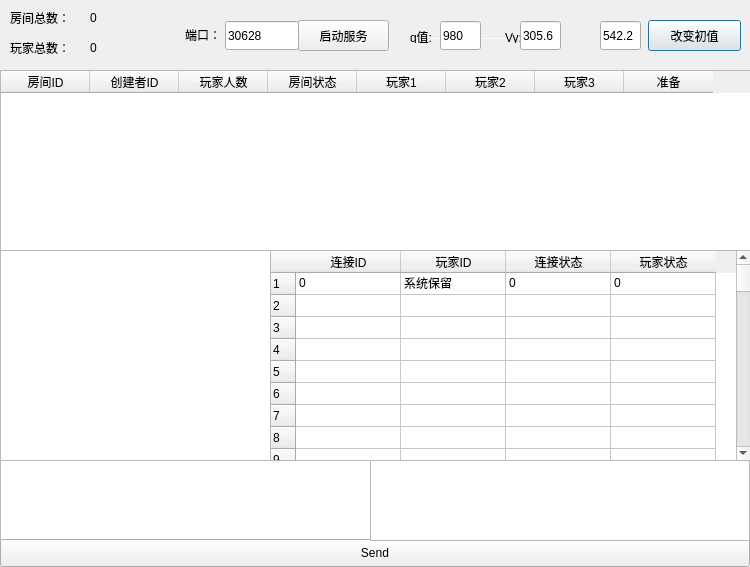
<?xml version="1.0" encoding="UTF-8"?>
<ui version="4.0">
 <class>Server</class>
 <widget class="QDialog" name="Server">
  <property name="geometry">
   <rect>
    <x>0</x>
    <y>0</y>
    <width>750</width>
    <height>567</height>
   </rect>
  </property>
  <property name="windowTitle">
   <string>Server</string>
  </property>
  <widget class="QTextBrowser" name="txtLog">
   <property name="geometry">
    <rect>
     <x>0</x>
     <y>250</y>
     <width>271</width>
     <height>211</height>
    </rect>
   </property>
  </widget>
  <widget class="QTableWidget" name="tableRoom">
   <property name="geometry">
    <rect>
     <x>0</x>
     <y>70</y>
     <width>751</width>
     <height>181</height>
    </rect>
   </property>
   <property name="editTriggers">
    <set>QAbstractItemView::NoEditTriggers</set>
   </property>
   <property name="rowCount">
    <number>0</number>
   </property>
   <property name="columnCount">
    <number>8</number>
   </property>
   <attribute name="horizontalHeaderMinimumSectionSize">
    <number>29</number>
   </attribute>
   <attribute name="horizontalHeaderDefaultSectionSize">
    <number>89</number>
   </attribute>
   <attribute name="verticalHeaderMinimumSectionSize">
    <number>20</number>
   </attribute>
   <attribute name="verticalHeaderDefaultSectionSize">
    <number>28</number>
   </attribute>
   <column>
    <property name="text">
     <string>房间ID</string>
    </property>
   </column>
   <column>
    <property name="text">
     <string>创建者ID</string>
    </property>
   </column>
   <column>
    <property name="text">
     <string>玩家人数</string>
    </property>
   </column>
   <column>
    <property name="text">
     <string>房间状态</string>
    </property>
   </column>
   <column>
    <property name="text">
     <string>玩家1</string>
    </property>
   </column>
   <column>
    <property name="text">
     <string>玩家2</string>
    </property>
   </column>
   <column>
    <property name="text">
     <string>玩家3</string>
    </property>
   </column>
   <column>
    <property name="text">
     <string>准备</string>
    </property>
   </column>
  </widget>
  <widget class="QLabel" name="label">
   <property name="geometry">
    <rect>
     <x>10</x>
     <y>10</y>
     <width>72</width>
     <height>15</height>
    </rect>
   </property>
   <property name="text">
    <string>房间总数：</string>
   </property>
  </widget>
  <widget class="QLabel" name="label_2">
   <property name="geometry">
    <rect>
     <x>10</x>
     <y>40</y>
     <width>72</width>
     <height>15</height>
    </rect>
   </property>
   <property name="text">
    <string>玩家总数：</string>
   </property>
  </widget>
  <widget class="QLabel" name="label_3">
   <property name="geometry">
    <rect>
     <x>90</x>
     <y>10</y>
     <width>72</width>
     <height>15</height>
    </rect>
   </property>
   <property name="text">
    <string>0</string>
   </property>
  </widget>
  <widget class="QLabel" name="label_4">
   <property name="geometry">
    <rect>
     <x>90</x>
     <y>40</y>
     <width>72</width>
     <height>15</height>
    </rect>
   </property>
   <property name="text">
    <string>0</string>
   </property>
  </widget>
  <widget class="QLineEdit" name="lineEdit">
   <property name="geometry">
    <rect>
     <x>440</x>
     <y>21</y>
     <width>41</width>
     <height>29</height>
    </rect>
   </property>
   <property name="text">
    <string>980</string>
   </property>
  </widget>
  <widget class="QPushButton" name="btnChangA">
   <property name="geometry">
    <rect>
     <x>648</x>
     <y>20</y>
     <width>93</width>
     <height>31</height>
    </rect>
   </property>
   <property name="text">
    <string>改变初值</string>
   </property>
  </widget>
  <widget class="QLabel" name="label_5">
   <property name="geometry">
    <rect>
     <x>410</x>
     <y>28</y>
     <width>241</width>
     <height>15</height>
    </rect>
   </property>
   <property name="text">
    <string>&lt;html&gt;&lt;head/&gt;&lt;body&gt;&lt;p&gt;g值:&lt;span style=&quot; color:#ffffff;&quot;&gt;-------&lt;/span&gt;Vx:&lt;span style=&quot; color:#ffffff;&quot;&gt;-------&lt;/span&gt;Vy:&lt;/p&gt;&lt;/body&gt;&lt;/html&gt;</string>
   </property>
  </widget>
  <widget class="QPushButton" name="btnListen">
   <property name="geometry">
    <rect>
     <x>298</x>
     <y>20</y>
     <width>91</width>
     <height>31</height>
    </rect>
   </property>
   <property name="text">
    <string>启动服务</string>
   </property>
  </widget>
  <widget class="QLineEdit" name="txtPort">
   <property name="geometry">
    <rect>
     <x>225</x>
     <y>21</y>
     <width>74</width>
     <height>29</height>
    </rect>
   </property>
   <property name="text">
    <string>30628</string>
   </property>
  </widget>
  <widget class="QPlainTextEdit" name="txtToSend">
   <property name="geometry">
    <rect>
     <x>0</x>
     <y>460</y>
     <width>371</width>
     <height>81</height>
    </rect>
   </property>
  </widget>
  <widget class="QPushButton" name="btnSend">
   <property name="geometry">
    <rect>
     <x>0</x>
     <y>539</y>
     <width>750</width>
     <height>28</height>
    </rect>
   </property>
   <property name="text">
    <string>Send</string>
   </property>
  </widget>
  <widget class="QTextBrowser" name="txtGet">
   <property name="geometry">
    <rect>
     <x>370</x>
     <y>460</y>
     <width>380</width>
     <height>81</height>
    </rect>
   </property>
  </widget>
  <widget class="QTableWidget" name="tablePlayer">
   <property name="geometry">
    <rect>
     <x>270</x>
     <y>250</y>
     <width>481</width>
     <height>211</height>
    </rect>
   </property>
   <property name="editTriggers">
    <set>QAbstractItemView::NoEditTriggers</set>
   </property>
   <property name="rowCount">
    <number>100</number>
   </property>
   <property name="columnCount">
    <number>4</number>
   </property>
   <attribute name="horizontalHeaderDefaultSectionSize">
    <number>105</number>
   </attribute>
   <attribute name="verticalHeaderMinimumSectionSize">
    <number>22</number>
   </attribute>
   <attribute name="verticalHeaderDefaultSectionSize">
    <number>22</number>
   </attribute>
   <row>
    <property name="text">
     <string>1</string>
    </property>
   </row>
   <row/>
   <row/>
   <row/>
   <row/>
   <row/>
   <row/>
   <row/>
   <row/>
   <row/>
   <row/>
   <row/>
   <row/>
   <row/>
   <row/>
   <row/>
   <row/>
   <row/>
   <row/>
   <row/>
   <row/>
   <row/>
   <row/>
   <row/>
   <row/>
   <row/>
   <row/>
   <row/>
   <row/>
   <row/>
   <row/>
   <row/>
   <row/>
   <row/>
   <row/>
   <row/>
   <row/>
   <row/>
   <row/>
   <row/>
   <row/>
   <row/>
   <row/>
   <row/>
   <row/>
   <row/>
   <row/>
   <row/>
   <row/>
   <row/>
   <row/>
   <row/>
   <row/>
   <row/>
   <row/>
   <row/>
   <row/>
   <row/>
   <row/>
   <row/>
   <row/>
   <row/>
   <row/>
   <row/>
   <row/>
   <row/>
   <row/>
   <row/>
   <row/>
   <row/>
   <row/>
   <row/>
   <row/>
   <row/>
   <row/>
   <row/>
   <row/>
   <row/>
   <row/>
   <row/>
   <row/>
   <row/>
   <row/>
   <row/>
   <row/>
   <row/>
   <row/>
   <row/>
   <row/>
   <row/>
   <row/>
   <row/>
   <row/>
   <row/>
   <row/>
   <row/>
   <row/>
   <row/>
   <row/>
   <row/>
   <column>
    <property name="text">
     <string>连接ID</string>
    </property>
   </column>
   <column>
    <property name="text">
     <string>玩家ID</string>
    </property>
   </column>
   <column>
    <property name="text">
     <string>连接状态</string>
    </property>
   </column>
   <column>
    <property name="text">
     <string>玩家状态</string>
    </property>
   </column>
   <item row="0" column="0">
    <property name="text">
     <string>0</string>
    </property>
   </item>
   <item row="0" column="1">
    <property name="text">
     <string>系统保留</string>
    </property>
   </item>
   <item row="0" column="2">
    <property name="text">
     <string>0</string>
    </property>
   </item>
   <item row="0" column="3">
    <property name="text">
     <string>0</string>
    </property>
   </item>
  </widget>
  <widget class="QLineEdit" name="lineEdit_2">
   <property name="geometry">
    <rect>
     <x>520</x>
     <y>21</y>
     <width>41</width>
     <height>29</height>
    </rect>
   </property>
   <property name="text">
    <string>305.6</string>
   </property>
  </widget>
  <widget class="QLineEdit" name="lineEdit_3">
   <property name="geometry">
    <rect>
     <x>600</x>
     <y>21</y>
     <width>41</width>
     <height>29</height>
    </rect>
   </property>
   <property name="text">
    <string>542.2</string>
   </property>
  </widget>
  <widget class="QLabel" name="label_6">
   <property name="geometry">
    <rect>
     <x>185</x>
     <y>25</y>
     <width>50</width>
     <height>20</height>
    </rect>
   </property>
   <property name="text">
    <string>端口：</string>
   </property>
  </widget>
  <zorder>label_6</zorder>
  <zorder>label_5</zorder>
  <zorder>btnChangA</zorder>
  <zorder>txtLog</zorder>
  <zorder>tableRoom</zorder>
  <zorder>label</zorder>
  <zorder>label_2</zorder>
  <zorder>label_3</zorder>
  <zorder>label_4</zorder>
  <zorder>lineEdit</zorder>
  <zorder>btnListen</zorder>
  <zorder>txtPort</zorder>
  <zorder>txtToSend</zorder>
  <zorder>btnSend</zorder>
  <zorder>txtGet</zorder>
  <zorder>tablePlayer</zorder>
  <zorder>lineEdit_2</zorder>
  <zorder>lineEdit_3</zorder>
 </widget>
 <layoutdefault spacing="6" margin="11"/>
 <resources/>
 <connections/>
</ui>
